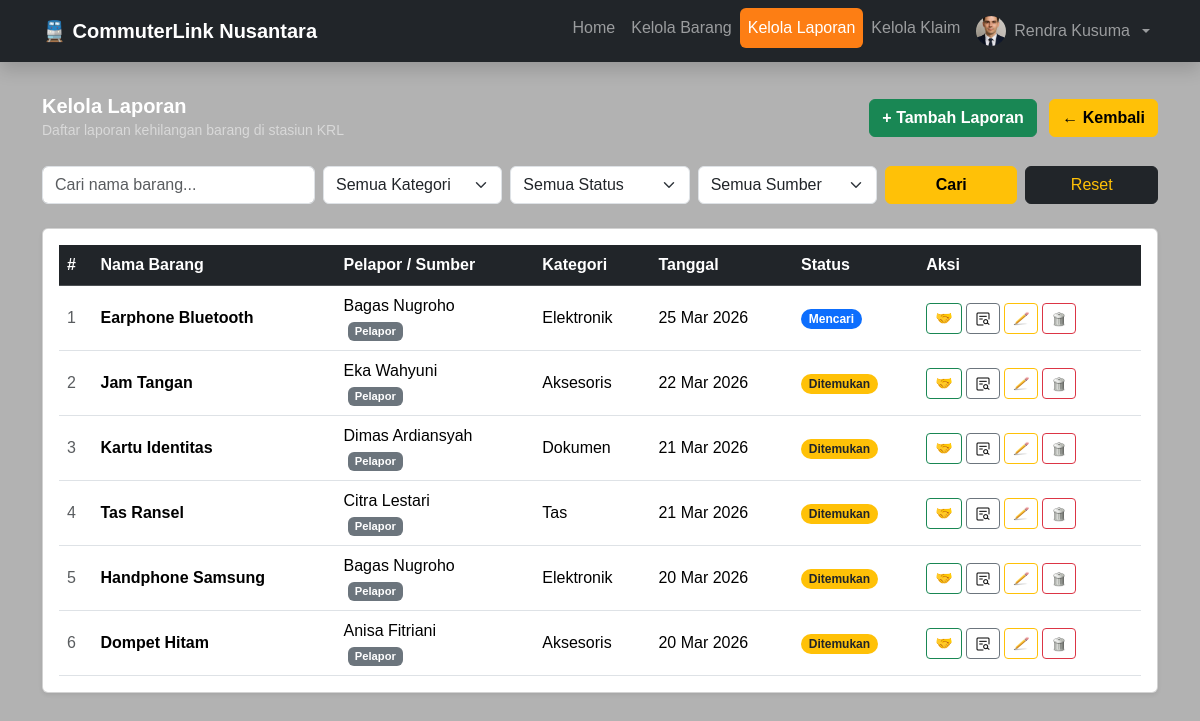
/commuter/kelola_laporan.php (signed in), run on the app's committed database.
### tables this page shows
CREATE TABLE `laporan_kehilangan` (
  `id_laporan` INT(11) NOT NULL AUTO_INCREMENT,
  `id_pelapor` INT(11) NULL,    
  `id_petugas` INT(11) NULL,    
  `nama_barang` VARCHAR(100) NOT NULL,
  `kategori` VARCHAR(50) NOT NULL,
  `deskripsi_ciri_ciri` TEXT NOT NULL,
  `tanggal_hilang` DATE NOT NULL,
  `waktu_hilang` TIME NOT NULL,
  `lokasi_terakhir` VARCHAR(100) NOT NULL,
  `foto_referensi` TEXT,
  `status` ENUM('Mencari','Ditemukan','Selesai') NOT NULL DEFAULT 'Mencari',
  PRIMARY KEY (`id_laporan`),
  KEY `id_pelapor` (`id_pelapor`),
  KEY `id_petugas` (`id_petugas`),  
  CONSTRAINT `laporan_kehilangan_ibfk_1` 
    FOREIGN KEY (`id_pelapor`) REFERENCES `pelapor` (`id_pelapor`) ON DELETE SET NULL, 
  CONSTRAINT `laporan_kehilangan_ibfk_2` 
    FOREIGN KEY (`id_petugas`) REFERENCES `petugas` (`id_petugas`) ON DELETE SET NULL  
);

CREATE TABLE `pelapor` (
  `id_pelapor` INT(11) NOT NULL AUTO_INCREMENT,
  `nama_pelapor` VARCHAR(100) NOT NULL,
  `email` VARCHAR(100) NOT NULL,
  `password` VARCHAR(255) NOT NULL,
  `nomor_telepon` VARCHAR(20) NOT NULL,
  `image` TEXT,
  PRIMARY KEY (`id_pelapor`),
  UNIQUE KEY `email_pelapor` (`email`)
);

### commuter/kelola_laporan.php (the view, shortened to what this page needs)
<?php
include 'connection.php';
$nama  = $_SESSION['nama_petugas'] ?? 'Petugas';
$image = $_SESSION['image_petugas'] ?? '';
$search   = mysqli_real_escape_string($con, trim($_GET['search']   ?? ''));
$conditions = ["1=1"];
$where = implode(' AND ', $conditions);
$q_laporan = mysqli_query($con,
    "SELECT l.*, p.nama_pelapor, pt.nama_petugas AS nama_petugas_pelapor,
            kp.bukti_penyerahan, kp.alasan_klaim, b.nama_barang AS nama_barang_diserahkan
     FROM laporan_kehilangan l
     LEFT JOIN pelapor p ON p.id_pelapor = l.id_pelapor
     LEFT JOIN petugas pt ON pt.id_petugas = l.id_petugas
     LEFT JOIN klaim_penyerahan kp ON kp.id_laporan = l.id_laporan
     LEFT JOIN barang_temuan b ON kp.id_barang_temuan = b.id_barang_temuan
     WHERE $where
     ORDER BY l.id_laporan DESC"
);
?>
<!DOCTYPE html>
<html lang="id">
<head>
    <link rel="stylesheet" href="bootstrap/css/bootstrap.min.css">
</head>
<body>
    <nav class="navbar navbar-expand-lg navbar-dark bg-dark fixed-top shadow">
        <div class="container">
            <a class="navbar-brand fw-bold" href="petugas.php">🚆 CommuterLink Nusantara</a>
            <div class="collapse navbar-collapse" id="navbarNav">
                <ul class="navbar-nav ms-auto nav-pills">
                    <li class="nav-item"><a class="nav-link" href="petugas.php">Home</a></li>
                    <li class="nav-item"><a class="nav-link" href="kelola_barang.php">Kelola Barang</a></li>
                    <li class="nav-item"><a class="nav-link active" href="kelola_laporan.php">Kelola Laporan</a></li>
                    <li class="nav-item"><a class="nav-link" href="kelola_klaim.php">Kelola Klaim</a></li>
                    <li class="nav-item dropdown">
                        <a class="nav-link dropdown-toggle d-flex align-items-center gap-2" href="#" role="button" data-bs-toggle="dropdown">
                            <img src="<?= $image ? 'image/' . $image : 'icon/user.ico' ?>" alt="Profile" class="profile-img rounded-circle" onerror="this.src='icon/user.ico'">
                            <?= htmlspecialchars($nama) ?>
                        </a>
                    </li>
                </ul>
            </div>
        </div>
    </nav>
    <div class="container py-4">
        <div class="d-flex justify-content-between align-items-center mb-4">
            <div>
                <h5 class="fw-bold mb-0 text-white">Kelola Laporan</h5>
                <small class="text-white-50">Daftar laporan kehilangan barang di stasiun KRL</small>
            </div>
            <div>
                <button class="btn btn-success fw-semibold me-2" data-bs-toggle="modal" data-bs-target="#modalTambahLaporan">
                    + Tambah Laporan
                </button>
                <a href="petugas.php" class="btn btn-warning fw-semibold">← Kembali</a>
            </div>
        </div>
        <form method="GET" action="kelola_laporan.php" class="row g-2 mb-4">
            <div class="col-md-3">
                <input type="text" name="search" class="form-control" placeholder="Cari nama barang..." value="<?= htmlspecialchars($search) ?>">
            </div>
            <div class="col-md-2">
                <select name="kategori" class="form-select">
                    <option value="">Semua Kategori</option>
                </select>
            </div>
            <div class="col-md-2">
                <select name="status" class="form-select">
                    <option value="">Semua Status</option>
                </select>
            </div>
            <div class="col-md-2">
                <select name="sumber" class="form-select">
                    <option value="">Semua Sumber</option>
                </select>
            </div>
            <div class="col-md-3 d-flex gap-2">
                <button type="submit" class="btn btn-warning fw-semibold w-100">Cari</button>
                <a href="kelola_laporan.php" class="btn btn-dark text-warning w-100">Reset</a>
            </div>
        </form>
        <div class="card shadow-sm">
            <div class="card-body">
                <?php if (mysqli_num_rows($q_laporan) > 0): ?>
                <div class="table-responsive">
                    <table class="table table-hover align-middle mb-0">
                        <thead class="table-dark">
                            <tr>
                                <th>#</th>
                                <th>Nama Barang</th>
                                <th>Pelapor / Sumber</th>
                                <th>Kategori</th>
                                <th>Tanggal</th>
                                <th>Status</th>
                                <th>Aksi</th>
                            </tr>
                        </thead>
                        <tbody>
                        <?php
                        $no = 1;
                        while ($laporan = mysqli_fetch_assoc($q_laporan)):
                            if ($laporan['status'] == 'Mencari') $badgeClass = 'bg-primary';
                            elseif ($laporan['status'] == 'Ditemukan') $badgeClass = 'bg-warning text-dark';
                            elseif ($laporan['status'] == 'Selesai') $badgeClass = 'bg-success';
                            else $badgeClass = 'bg-secondary';
                            $nama_pelapor_tampil = $laporan['nama_pelapor'];
                            if (empty($nama_pelapor_tampil)) {
                                $nama_pelapor_tampil = $laporan['nama_petugas_pelapor'];
                                $sumber_badge = "<span class='badge bg-info text-dark ms-1' style='font-size:0.7em;'>Petugas</span>";
                            } else {
                                $sumber_badge = "<span class='badge bg-secondary ms-1' style='font-size:0.7em;'>Pelapor</span>";
                            }
                        ?>
                            <tr>
                                <td class="text-muted"><?= $no++ ?></td>
                                <td class="fw-semibold"><?= htmlspecialchars($laporan['nama_barang']) ?></td>
                                <td><?= htmlspecialchars($nama_pelapor_tampil) ?><br><?= $sumber_badge ?></td>
                                <td><?= htmlspecialchars($laporan['kategori']) ?></td>
                                <td><?= date('d M Y', strtotime($laporan['tanggal_hilang'])) ?></td>
                                <td><span class="badge <?= $badgeClass ?> rounded-pill"><?= htmlspecialchars($laporan['status']) ?></span></td>
                                <td>
                                    <div class="d-flex gap-1">
                                        <?php if ($laporan['status'] !== 'Selesai'): ?>
                                        <button class="btn btn-sm btn-outline-success" title="Penyerahan Langsung" data-bs-toggle="modal" data-bs-target="#modalPenyerahan" data-id="<?= $laporan['id_laporan'] ?>" data-nama="<?= htmlspecialchars($laporan['nama_barang']) ?>">
                                            🤝
                                        </button>
                                        <?php endif; ?>
                                        <button class="btn btn-sm btn-outline-secondary" title="Detail"
                                                data-bs-toggle="modal" data-bs-target="#modalDetail"
                                                data-nama="<?= htmlspecialchars($laporan['nama_barang']) ?>"
                                                data-pelapor="<?= htmlspecialchars($nama_pelapor_tampil) ?>"
                                                data-kategori="<?= htmlspecialchars($laporan['kategori']) ?>"
                                                data-deskripsi="<?= htmlspecialchars($laporan['deskripsi_ciri_ciri']) ?>"
                                                data-tanggal="<?= date('d M Y', strtotime($laporan['tanggal_hilang'])) ?>"
                                                data-waktu="<?= htmlspecialchars($laporan['waktu_hilang']) ?>"
                                                data-lokasi="<?= htmlspecialchars($laporan['lokasi_terakhir']) ?>"
                                                data-foto="<?= htmlspecialchars($laporan['foto_referensi']) ?>"
                                                data-status="<?= htmlspecialchars($laporan['status']) ?>"
                                                data-badge="<?= $badgeClass ?>"
                                                data-buktipenyerahan="<?= htmlspecialchars($laporan['bukti_penyerahan'] ?? '') ?>"
                                                data-alasan="<?= htmlspecialchars($laporan['alasan_klaim'] ?? '') ?>"
                                                data-namabarangdiserahkan="<?= htmlspecialchars($laporan['nama_barang_diserahkan'] ?? '') ?>">
                                            <img src="icon/detail.ico" style="width:16px; height:16px;">
                                        </button>
                                        <button class="btn btn-sm btn-outline-warning" title="Edit Status"
                                                data-bs-toggle="modal" data-bs-target="#modalEditStatus"
                                                data-id="<?= $laporan['id_laporan'] ?>"
                                                data-nama="<?= htmlspecialchars($laporan['nama_barang']) ?>"
                                                data-status="<?= htmlspecialchars($laporan['status']) ?>">
                                            <img src="icon/edit.ico" style="width:16px; height:16px;">
                                        </button>
                                        <a href="hapus_laporan.php?id=<?= $laporan['id_laporan'] ?>" title="Hapus"
                                           class="btn btn-sm btn-outline-danger" onclick="return confirm('Yakin ingin menghapus laporan ini?')">
                                            <img src="icon/delete.ico" style="width:16px; height:16px;">
                                        </a>
                                    </div>
                                </td>
                            </tr>
                        <?php endwhile; ?>
                        </tbody>
                    </table>
                </div>
                <?php endif; ?>
            </div>
        </div>
    </div>
</body>
</html>

### commuter/kelola_laporan.php (style rules this page uses)
html { scroll-behavior: smooth; }
body { margin:0; font-family:Arial; background:#f2f3f7; height:100vh; display:flex; justify-content:center; background: url('https://i.pinimg.com/736x/9a/96/e1/9a96e1786ad3b6884d150a151c43e906.jpg'); background-size: cover; background-position: center; background-repeat: no-repeat; padding-top:70px; }
body::before { content:""; position:fixed; top:0; left:0; width:100%; height:100%; background: url('https://i.pinimg.com/736x/9a/96/e1/9a96e1786ad3b6884d150a151c43e906.jpg') no-repeat center; background-size:cover; filter: blur(8px); transform: scale(1.05); z-index:-2; }
body::after { content:""; position:fixed; top:0; left:0; width:100%; height:100%; background: rgba(0,0,0,0.3); z-index:-1; }
.nav-pills .nav-link.active { background-color: #fd7e14 !important; }
.profile-img { width: 30px; height: 30px; object-fit: cover; }

### data on the page
laporan_kehilangan: nama_barang "Earphone Bluetooth", id_pelapor.nama_pelapor "Bagas Nugroho", kategori "Elektronik", tanggal_hilang "25 Mar 2026", status "Mencari"
laporan_kehilangan: nama_barang "Jam Tangan", id_pelapor.nama_pelapor "Eka Wahyuni", kategori "Aksesoris", tanggal_hilang "22 Mar 2026", status "Ditemukan"
laporan_kehilangan: nama_barang "Kartu Identitas", id_pelapor.nama_pelapor "Dimas Ardiansyah", kategori "Dokumen", tanggal_hilang "21 Mar 2026", status "Ditemukan"
laporan_kehilangan: nama_barang "Tas Ransel", id_pelapor.nama_pelapor "Citra Lestari", kategori "Tas", tanggal_hilang "21 Mar 2026", status "Ditemukan"
laporan_kehilangan: nama_barang "Handphone Samsung", id_pelapor.nama_pelapor "Bagas Nugroho", kategori "Elektronik", tanggal_hilang "20 Mar 2026", status "Ditemukan"
laporan_kehilangan: nama_barang "Dompet Hitam", id_pelapor.nama_pelapor "Anisa Fitriani", kategori "Aksesoris", tanggal_hilang "20 Mar 2026", status "Ditemukan"

### other printed values
$nama "Rendra Kusuma"
